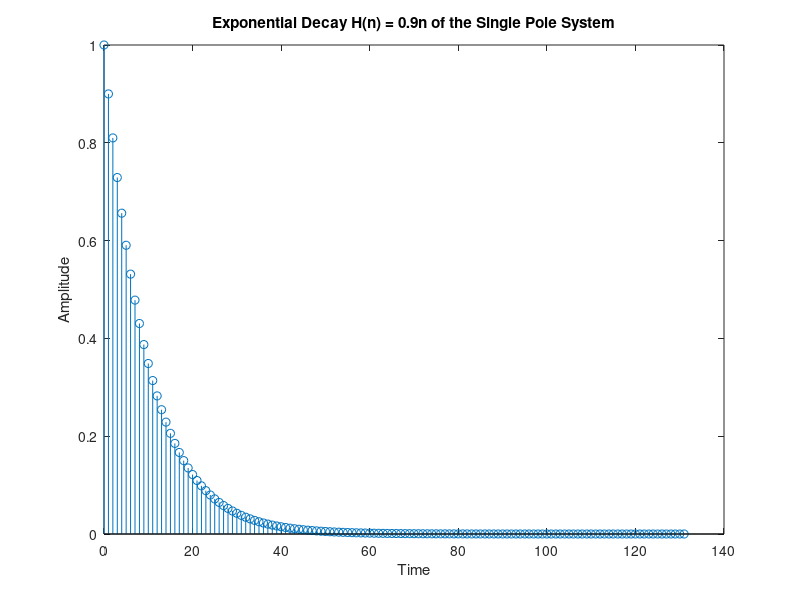

The MATLAB source for this figure:
clear
b = 1;
a = [1 -0.9];
[h,t]=impz(b,a);
stem(t,h)
xlabel('Time')
ylabel('Amplitude')
title('Exponential Decay H(n) = 0.9n of the Single Pole System')
